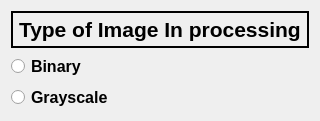
   <widget class="QWidget" name="layoutWidget_6">
    <property name="geometry">
     <rect>
      <x>20</x>
      <y>180</y>
      <width>317</width>
      <height>121</height>
     </rect>
    </property>
    <layout class="QVBoxLayout" name="verticalLayout_3">
     <item>
      <widget class="QLabel" name="Age_result_3">
       <property name="palette">
        <palette>
         <active>
          <colorrole role="Button">
           <brush brushstyle="SolidPattern">
            <color alpha="255">
             <red>18</red>
             <green>22</green>
             <blue>240</blue>
            </color>
           </brush>
          </colorrole>
         </active>
         <inactive>
          <colorrole role="Button">
           <brush brushstyle="SolidPattern">
            <color alpha="255">
             <red>18</red>
             <green>22</green>
             <blue>240</blue>
            </color>
           </brush>
          </colorrole>
         </inactive>
         <disabled>
          <colorrole role="Button">
           <brush brushstyle="SolidPattern">
            <color alpha="255">
             <red>18</red>
             <green>22</green>
             <blue>240</blue>
            </color>
           </brush>
          </colorrole>
         </disabled>
        </palette>
       </property>
       <property name="font">
        <font>
         <pointsize>16</pointsize>
         <weight>75</weight>
         <bold>true</bold>
        </font>
       </property>
       <property name="autoFillBackground">
        <bool>false</bool>
       </property>
       <property name="frameShape">
        <enum>QFrame::WinPanel</enum>
       </property>
       <property name="frameShadow">
        <enum>QFrame::Plain</enum>
       </property>
       <property name="text">
        <string>Type of Image In processing</string>
       </property>
       <property name="scaledContents">
        <bool>false</bool>
       </property>
      </widget>
     </item>
     <item>
      <widget class="QRadioButton" name="Binary_btn">
       <property name="font">
        <font>
         <pointsize>12</pointsize>
         <weight>75</weight>
         <bold>true</bold>
        </font>
       </property>
       <property name="autoFillBackground">
        <bool>false</bool>
       </property>
       <property name="text">
        <string>Binary</string>
       </property>
      </widget>
     </item>
     <item>
      <widget class="QRadioButton" name="Grayscale_btn">
       <property name="font">
        <font>
         <pointsize>12</pointsize>
         <weight>75</weight>
         <bold>true</bold>
        </font>
       </property>
       <property name="autoFillBackground">
        <bool>false</bool>
       </property>
       <property name="text">
        <string>Grayscale</string>
       </property>
      </widget>
     </item>
    </layout>
   </widget>
